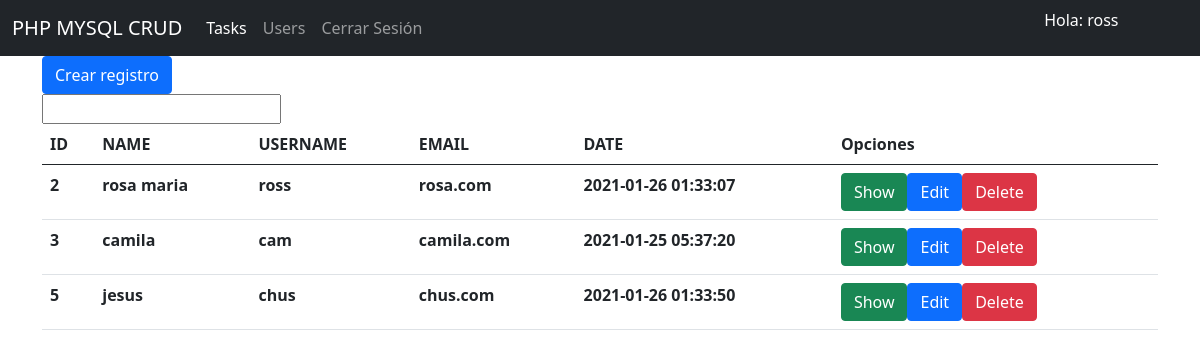
Screenshot of /user/index.php (signed in) with the database file from the repository.
### tables this page shows
CREATE TABLE `users` (
  `id` int(11) NOT NULL,
  `name` varchar(255) NOT NULL,
  `email` varchar(255) NOT NULL,
  `username` varchar(255) NOT NULL,
  `password` varchar(255) NOT NULL,
  `created_at` timestamp NOT NULL DEFAULT current_timestamp() ON UPDATE current_timestamp()
);

### user/index.php (the view, shortened to what this page needs)
<?php
    include("../util/db.php");
    $name = '';
    if (isset($_GET['name'])) {
        $name = $_GET['name'];
        $query = "SELECT * FROM users WHERE name LIKE '%$name%'" ;
    }
    else {
        $query = "SELECT * FROM users";
    }
    $response = mysqli_query($conn, $query);
?>
<?php include("../includes/header.php") ?>
<div class="container">
    <a class="btn btn-primary" href="./create.php">Crear registro</a>
    <form action="./index.php">
        <input type="search" name="name" value="<?php echo $name; ?>">
    </form>
    <table class="table">
        <thead>
        <tr>
            <th scope="col">ID</th>
            <th scope="col">NAME</th>
            <th scope="col">USERNAME</th>
            <th scope="col">EMAIL</th>
            <th scope="col">DATE</th>
            <th>Opciones</th>
        </tr>
    </thead>
    <tbody>
        <?php
                while($item = mysqli_fetch_array($response)) {
                echo "
                    <tr>
                        <th>" . $item["id"]. "</th>".
                        "<th>" . $item["name"]. "</th>".
                        "<th>" . $item["username"]. "</th>".
                        "<th>" . $item["email"]. "</th>".
                        "<th>" . $item["created_at"]. "</th>".
                        "<th>" .
                            "<a class='btn btn-success' href='./show.php?id=".$item["id"]."'>Show</a>".
                            "<a class='btn btn-primary' href='./edit.php?id=".$item["id"]."'>Edit</a>".
                            "<a class='btn btn-danger' href='./delete.php?id=".$item["id"]."'>Delete</a>".
                        "</th>".
                    "</tr>";
                }
        ?>
    </tbody>
    </table>
</div>
</body>
</html>

### includes/header.php (shortened to what this page needs)
<!DOCTYPE html>
<html lang="en">
<head>
    <link href="https://cdn.jsdelivr.net/npm/bootstrap@5.0.0-beta1/dist/css/bootstrap.min.css" rel="stylesheet">
</head>
<body>
<nav class="navbar navbar-dark bg-dark navbar-expand-lg ">
    <div class="container-fluid">
        <a href="index.php" class="navbar-brand">PHP MYSQL CRUD</a>
        <div class="collapse navbar-collapse">
            <ul class="navbar-nav">
                <li class="nav-item">
                    <a class="nav-link active" aria-current="page" href="../task">Tasks</a>
                </li>
                <li class="nav-item">
                    <a class="nav-link" href="../user">Users</a>
                </li>
                <li class="nav-item">
                    <a class="nav-link" href="../logout.php">Cerrar Sesión</a>
                </li>
            </ul>
        </div>
        <div class="d-flex" style="width: 200px">
            <p class="text-white">Hola: <?php echo $_SESSION['username']; ?> </p>
        </div>
    </div>
</nav>

### rows the page displays
users: id "2", name "rosa maria", username "ross", email "rosa.com", created_at "2021-01-26 01:33:07"
users: id "3", name "camila", username "cam", email "camila.com", created_at "2021-01-25 05:37:20"
users: id "5", name "jesus", username "chus", email "chus.com", created_at "2021-01-26 01:33:50"

### other values shown
$_SESSION['username'] "ross"
